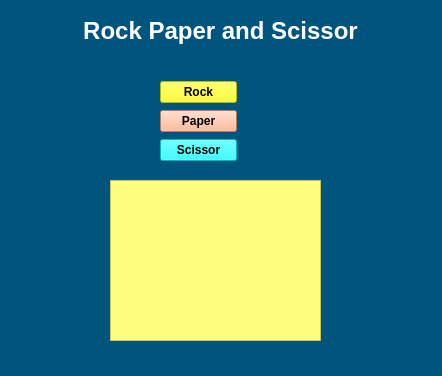
<?xml version="1.0" encoding="UTF-8"?>
<ui version="4.0">
 <class>MainWindow</class>
 <widget class="QMainWindow" name="MainWindow">
  <property name="geometry">
   <rect>
    <x>0</x>
    <y>0</y>
    <width>442</width>
    <height>376</height>
   </rect>
  </property>
  <property name="windowTitle">
   <string>MainWindow</string>
  </property>
  <property name="styleSheet">
   <string notr="true">background-color: rgb(0, 85, 127);</string>
  </property>
  <widget class="QWidget" name="centralwidget">
   <widget class="QLabel" name="label">
    <property name="geometry">
     <rect>
      <x>70</x>
      <y>10</y>
      <width>301</width>
      <height>41</height>
     </rect>
    </property>
    <property name="font">
     <font>
      <pointsize>18</pointsize>
      <weight>75</weight>
      <bold>true</bold>
     </font>
    </property>
    <property name="styleSheet">
     <string notr="true">color: rgb(255, 255, 255);</string>
    </property>
    <property name="text">
     <string>Rock Paper and Scissor</string>
    </property>
    <property name="alignment">
     <set>Qt::AlignCenter</set>
    </property>
   </widget>
   <widget class="QTextEdit" name="textEdit">
    <property name="geometry">
     <rect>
      <x>110</x>
      <y>180</y>
      <width>211</width>
      <height>161</height>
     </rect>
    </property>
    <property name="styleSheet">
     <string notr="true">background-color: rgb(255, 255, 127);</string>
    </property>
   </widget>
   <widget class="QWidget" name="layoutWidget">
    <property name="geometry">
     <rect>
      <x>160</x>
      <y>80</y>
      <width>77</width>
      <height>83</height>
     </rect>
    </property>
    <layout class="QGridLayout" name="gridLayout">
     <item row="2" column="0">
      <widget class="QPushButton" name="pushButton_3">
       <property name="font">
        <font>
         <weight>75</weight>
         <bold>true</bold>
        </font>
       </property>
       <property name="styleSheet">
        <string notr="true">background-color: rgb(0, 255, 255);</string>
       </property>
       <property name="text">
        <string>Scissor</string>
       </property>
      </widget>
     </item>
     <item row="1" column="0">
      <widget class="QPushButton" name="pushButton_2">
       <property name="font">
        <font>
         <weight>75</weight>
         <bold>true</bold>
        </font>
       </property>
       <property name="styleSheet">
        <string notr="true">background-color: rgb(255, 170, 127);</string>
       </property>
       <property name="text">
        <string>Paper</string>
       </property>
      </widget>
     </item>
     <item row="0" column="0">
      <widget class="QPushButton" name="pushButton">
       <property name="font">
        <font>
         <weight>75</weight>
         <bold>true</bold>
        </font>
       </property>
       <property name="styleSheet">
        <string notr="true">background-color: rgb(255, 255, 0);</string>
       </property>
       <property name="text">
        <string>Rock</string>
       </property>
      </widget>
     </item>
    </layout>
   </widget>
  </widget>
  <widget class="QStatusBar" name="statusbar"/>
 </widget>
 <resources/>
 <connections/>
</ui>
